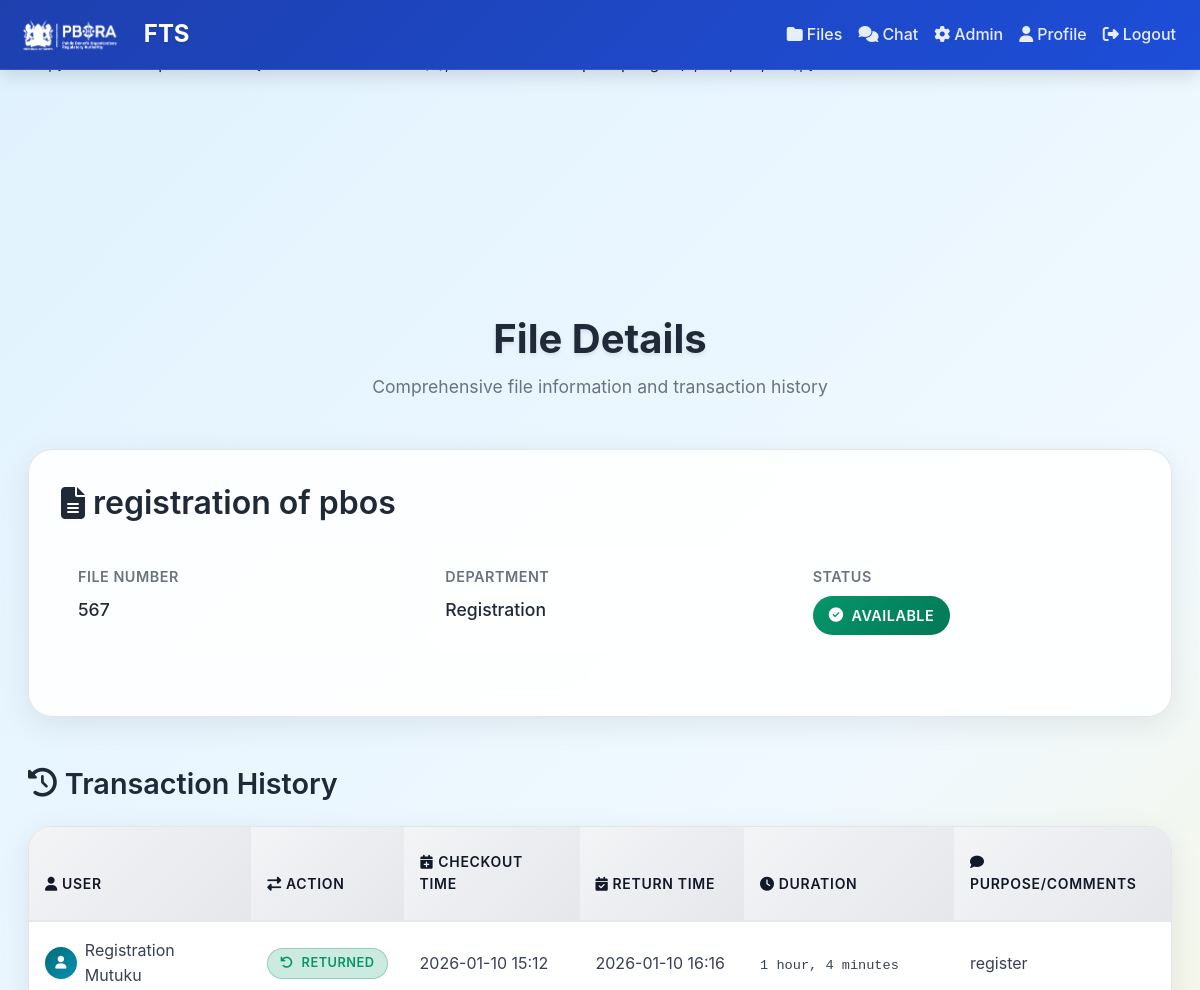
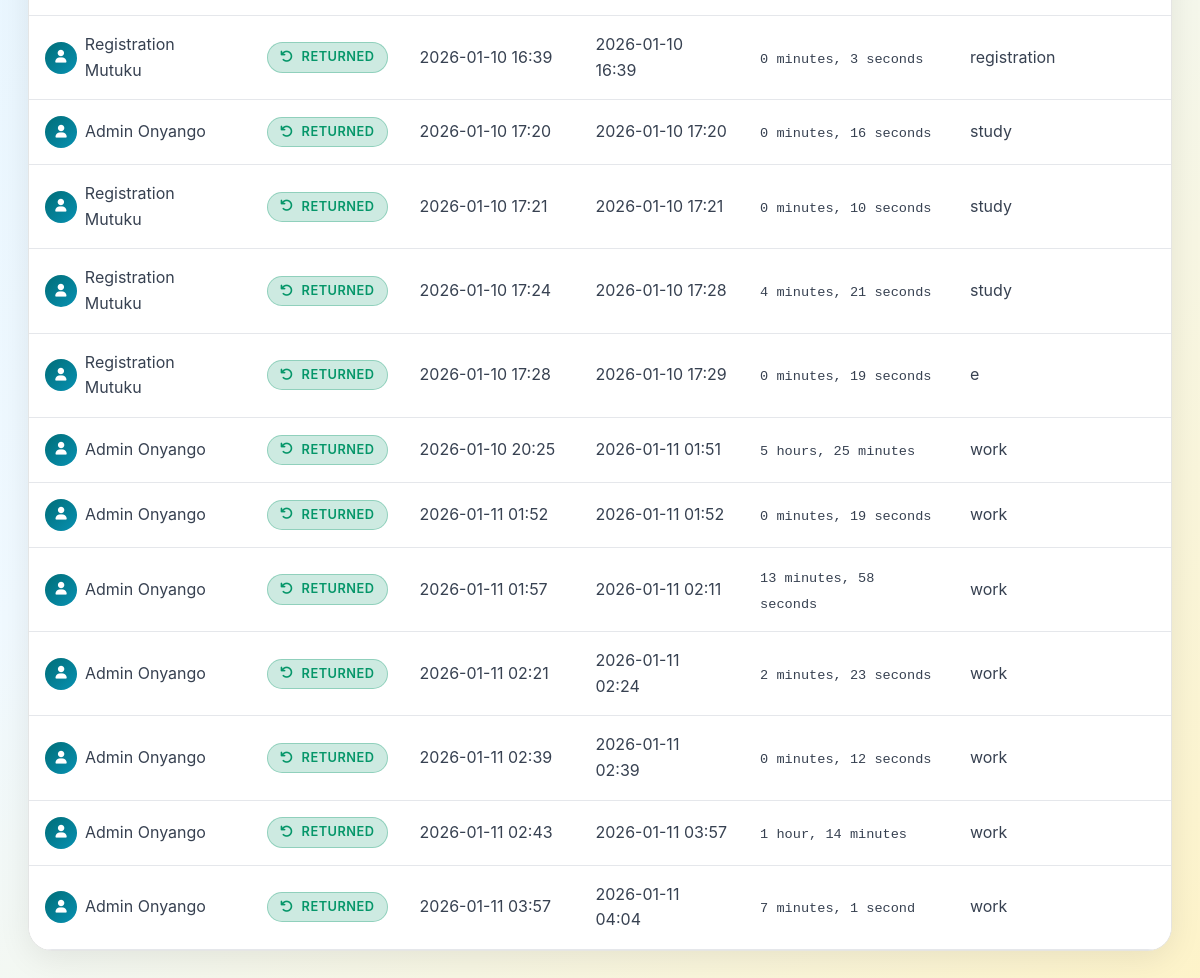
The page /files/files/1 (signed in) on the database as committed earlier (2 pictures, top to bottom).
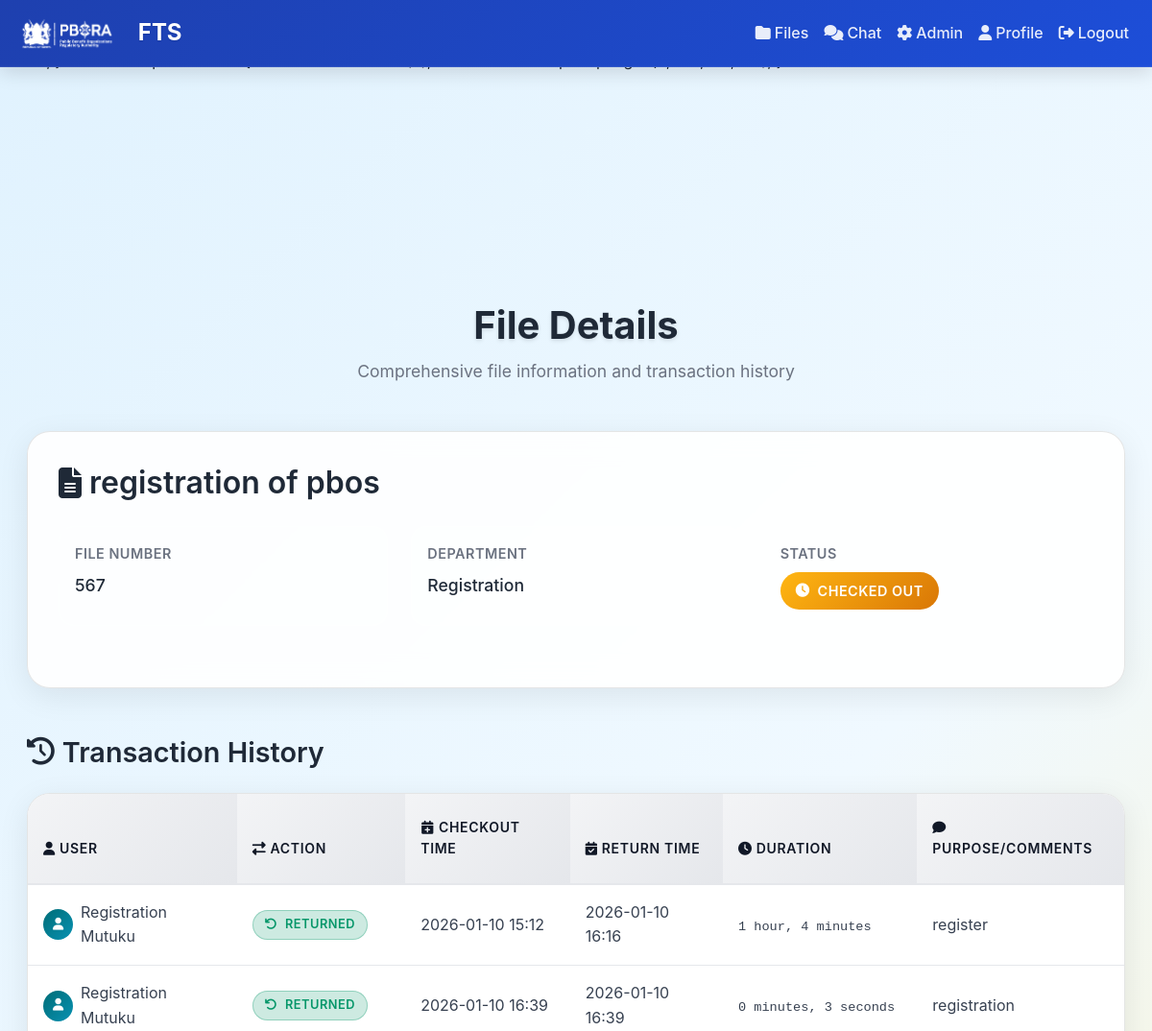
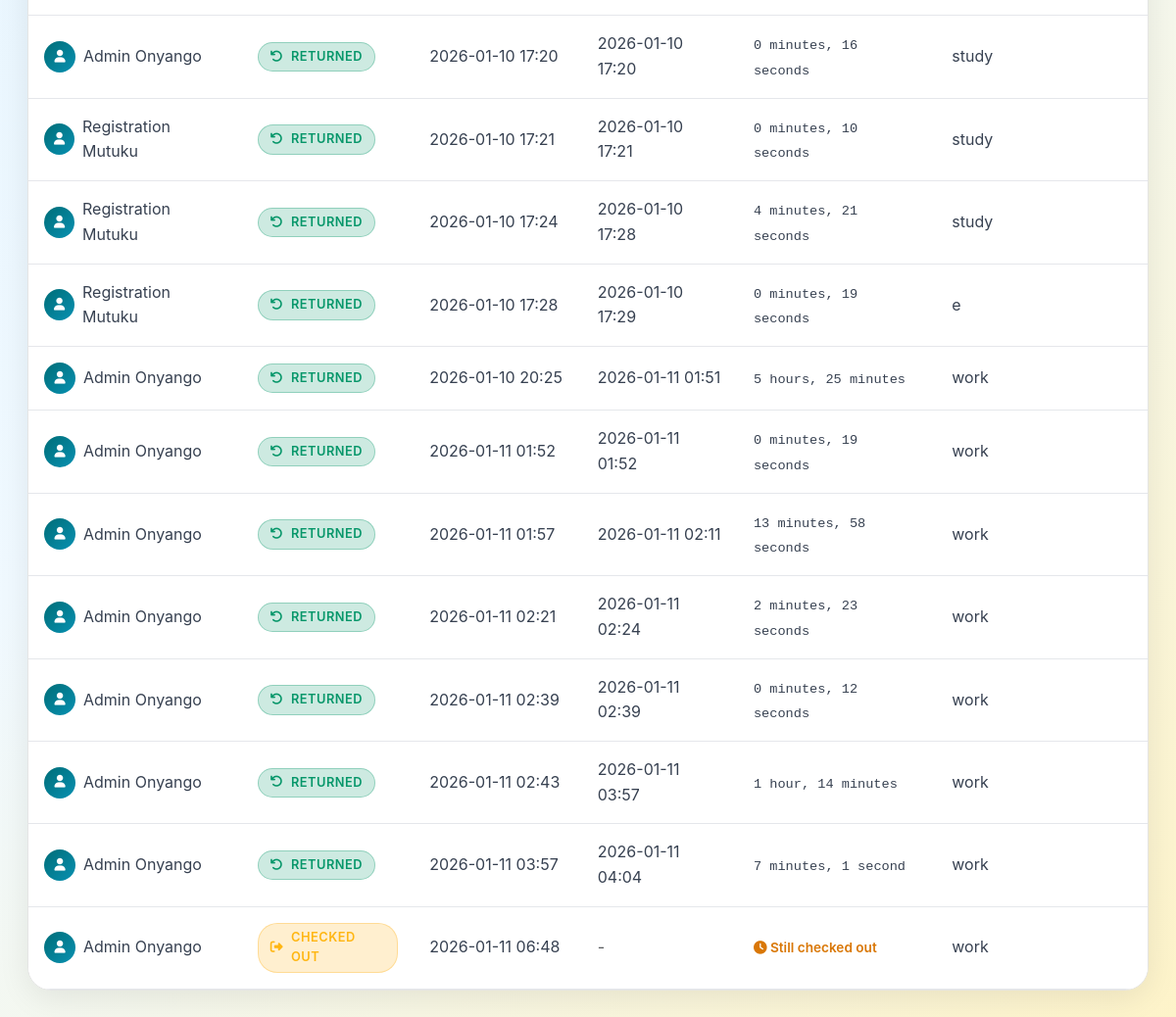
The same page on the database as committed later (2 pictures, top to bottom).
### app/models.py (models this page shows, shortened)
class FileRecord(db.Model):
    __tablename__ = "files"
    id = db.Column(db.Integer, primary_key=True)
    file_number = db.Column(db.String(100), unique=True, nullable=False)
    title = db.Column(db.String(200), nullable=True)
    department = db.Column(db.String(120), nullable=True)
    is_issued = db.Column(db.Boolean, default=False)
    transactions = db.relationship("FileTransaction", backref="file", lazy=True)

class FileTransaction(db.Model):
    __tablename__ = "file_transactions"
    id = db.Column(db.Integer, primary_key=True)
    file_id = db.Column(db.Integer, db.ForeignKey("files.id"), nullable=False)
    user_id = db.Column(db.Integer, db.ForeignKey("users.id"), nullable=False)
    checkout_time = db.Column(db.DateTime, default=datetime.utcnow,  nullable=False)
    return_time = db.Column(db.DateTime, nullable=True)
    issued_by_admin_id = db.Column(db.Integer, db.ForeignKey("users.id"))
    returned_to_admin_id = db.Column(db.Integer, db.ForeignKey("users.id"))
    purpose = db.Column(db.String(250))
    comments = db.Column(db.String(250))
    checkout_signature = db.Column(db.Text)  # Base64 encoded signature image
    return_signature = db.Column(db.Text)    # Base64 encoded signature image
    condition = db.Column(db.String(50), default="good")
    issued_by = db.relationship("User", foreign_keys=[issued_by_admin_id])
    returned_to = db.relationship("User", foreign_keys=[returned_to_admin_id])

class User(db.Model, UserMixin):
    __tablename__ = "users"
    id = db.Column(db.Integer, primary_key=True)
    name = db.Column(db.String(120), nullable=False)
    designation = db.Column(db.String(120), nullable=False)
    email = db.Column(db.String(150), unique=True, nullable=False)
    password = db.Column(db.String(200), nullable=False)
    role = db.Column(db.String(20), default="staff", nullable=False)
    transactions = db.relationship("FileTransaction", backref="user", lazy=True, foreign_keys="FileTransaction.user_id")

### app/routes/files.py (the view)
@bp.route("/files/<int:file_id>")
@login_required
def view_file(file_id):
    file = FileRecord.query.get_or_404(file_id)
    return render_template("files/view_file.html", file=file)

### app/templates/files/view_file.html (shortened to what this page needs)
{% extends "base.html" %}
{% block content %}
<div class="container-fluid mt-5">
    <div class="page-header fade-in-up">
        <h1 class="page-title">File Details</h1>
        <p class="page-subtitle">Comprehensive file information and transaction history</p>
    </div>
    <div class="file-details-card fade-in-up">
        <h2 class="file-title">
            <i class="fas fa-file-alt"></i>
            {{ file.title }}
        </h2>
        <div class="file-meta">
            <div class="meta-item">
                <div class="meta-label">File Number</div>
                <div class="meta-value">{{ file.file_number }}</div>
            </div>
            <div class="meta-item">
                <div class="meta-label">Department</div>
                <div class="meta-value">{{ file.department }}</div>
            </div>
            <div class="meta-item">
                <div class="meta-label">Status</div>
                <div class="meta-value">
                    <span class="status-badge {% if file.is_issued %}status-issued{% else %}status-available{% endif %}">
                        <i class="fas fa-{% if file.is_issued %}clock{% else %}check-circle{% endif %}"></i>
                        {% if file.is_issued %}Checked Out{% else %}Available{% endif %}
                    </span>
                </div>
            </div>
        </div>
    </div>
    <div class="history-section fade-in-up">
        <h3 class="history-title">
            <i class="fas fa-history"></i>
            Transaction History
        </h3>
        <div class="transaction-table">
            <div class="table-scroll-wrapper">
                <table class="table table-hover mb-0">
                    <thead class="table-header">
                        <tr>
                            <th><i class="fas fa-user me-1"></i>User</th>
                            <th><i class="fas fa-exchange-alt me-1"></i>Action</th>
                            <th><i class="fas fa-calendar-plus me-1"></i>Checkout Time</th>
                            <th><i class="fas fa-calendar-check me-1"></i>Return Time</th>
                            <th><i class="fas fa-clock me-1"></i>Duration</th>
                            <th><i class="fas fa-comment me-1"></i>Purpose/Comments</th>
                        </tr>
                    </thead>
                    <tbody class="table-body">
                        {% for tx in file.transactions %}
                        <tr>
                            <td>
                                <div class="d-flex align-items-center">
                                    <div class="avatar-circle me-2">
                                        <i class="fas fa-user"></i>
                                    </div>
                                    {{ tx.user.name }}
                                </div>
                            </td>
                            <td>
                                <span class="transaction-type {% if tx.return_time %}type-return{% else %}type-checkout{% endif %}">
                                    <i class="fas fa-{% if tx.return_time %}undo{% else %}sign-out-alt{% endif %}"></i>
                                    {% if tx.return_time %}Returned{% else %}Checked Out{% endif %}
                                </span>
                            </td>
                            <td>{{ tx.checkout_time.strftime('%Y-%m-%d %H:%M') }}</td>
                            <td>
                                {% if tx.return_time %}
                                    {{ tx.return_time.strftime('%Y-%m-%d %H:%M') }}
                                {% else %}
                                    <span class="text-muted">-</span>
                                {% endif %}
                            </td>
                            <td>
                                {% if tx.return_time %}
                                    {% set duration = (tx.return_time - tx.checkout_time).total_seconds() %}
                                    {% set days = (duration // 86400) | int %}
                                    {% set hours = ((duration % 86400) // 3600) | int %}
                                    {% set minutes = ((duration % 3600) // 60) | int %}
                                    {% set seconds = (duration % 60) | int %}
                                    <span class="duration-text">
                                        {% if hours > 0 %}
                                            {{ hours }} hour{{ 's' if hours != 1 else '' }}{% if minutes > 0 or (seconds > 0 and days == 0) %}, {% endif %}
                                        {% endif %}
                                        {% if minutes > 0 or (days == 0 and hours == 0) %}
                                            {{ minutes }} minute{{ 's' if minutes != 1 else '' }}{% if seconds > 0 and days == 0 and hours == 0 %}, {% endif %}
                                        {% endif %}
                                        {% if seconds > 0 and days == 0 and hours == 0 %}
                                            {{ seconds }} second{{ 's' if seconds != 1 else '' }}
                                        {% endif %}
                                    </span>
                                {% else %}
                                    <span class="checked-out-indicator">
                                        <i class="fas fa-clock"></i>
                                        Still checked out
                                    </span>
                                {% endif %}
                            </td>
                            <td>{{ tx.purpose or tx.comments or '-' }}</td>
                        </tr>
                        {% endfor %}
                    </tbody>
                </table>
            </div>
        </div>
    </div>
</div>
{% endblock %}

### app/templates/base.html (shortened to what this page needs)
<!DOCTYPE html>
<html lang="en">
<head>
    <link href="https://cdn.jsdelivr.net/npm/bootstrap@5.3.0/dist/css/bootstrap.min.css" rel="stylesheet">
    <link rel="stylesheet" href="https://cdnjs.cloudflare.com/ajax/libs/font-awesome/6.4.0/css/all.min.css">
    <link rel="stylesheet" href="{{ url_for('static', filename='css/style.css') }}">
</head>
<body>
    <nav class="navbar navbar-expand-lg navbar-dark bg-dark fixed-top">
        <div class="container">
            <a class="navbar-brand d-flex align-items-center" href="{{ url_for('files.dashboard') }}">
                <img src="{{ url_for('static', filename='PBORALOGO.png') }}" alt="PBORA Logo" class="me-2" style="height: 40px; width: auto;">
                <span class="d-none d-sm-inline">FTS</span>
            </a>
            <div class="collapse navbar-collapse" id="navbarNav">
                <ul class="navbar-nav ms-auto">
                    {% if current_user.is_authenticated %}
                    <li class="nav-item">
                        <a class="nav-link" href="{{ url_for('files.dashboard') }}">
                            <i class="fas fa-folder me-1"></i>Files
                        </a>
                    </li>
                    <li class="nav-item">
                        <a class="nav-link" href="{{ url_for('chat.rooms') }}">
                            <i class="fas fa-comments me-1"></i>Chat
                        </a>
                    </li>
                    {% if current_user.is_admin %}
                    <li class="nav-item">
                        <a class="nav-link" href="{{ url_for('admin.dashboard') }}">
                            <i class="fas fa-cog me-1"></i>Admin
                        </a>
                    </li>
                    {% endif %}
                    <li class="nav-item">
                        <a class="nav-link" href="{{ url_for('auth.profile') }}">
                            <i class="fas fa-user me-1"></i>Profile
                        </a>
                    </li>
                    <li class="nav-item">
                        <a class="nav-link" href="{{ url_for('auth.logout') }}">
                            <i class="fas fa-sign-out-alt me-1"></i>Logout
                        </a>
                    </li>
                    {% else %}
                    <li class="nav-item">
                        <a class="nav-link" href="{{ url_for('auth.login') }}">
                            <i class="fas fa-sign-in-alt me-1"></i>Login
                        </a>
                    </li>
                    {% endif %}
                </ul>
            </div>
        </div>
    </nav>
    <main class="container mt-5" style="padding-top: 5rem;">
        {% block content %}{% endblock %}
    </main>
</body>
</html>

### app/static/css/style.css (style rules this page uses)
:root { --primary-color: #1e40af; --primary-hover: #1d4ed8; --primary-light: #dbeafe; --secondary-color: #059669; --secondary-hover: #047857; --accent-color: #d97706; --accent-hover: #b45309; --text-primary: #111827; --text-secondary: #374151; --text-muted: #6b7280; --bg-primary: #ffffff; --bg-secondary: #f9fafb; --bg-tertiary: #f3f4f6; --border-color: #e5e7eb; --border-hover: #d1d5db; --success-color: #059669; --success-bg: #ecfdf5; --error-color: #dc2626; --error-bg: #fef2f2; --warning-color: #d97706; --warning-bg: #fffbeb; --info-color: #0891b2; --info-bg: #ecfeff; --shadow-sm: 0 1px 2px 0 rgba(0, 0, 0, 0.05); --shadow-md: 0 4px 6px -1px rgba(0, 0, 0, 0.1), 0 2px 4px -1px rgba(0, 0, 0, 0.06); --shadow-lg: 0 10px 15px -3px rgba(0, 0, 0, 0.1), 0 4px 6px -2px rgba(0, 0, 0, 0.05); --shadow-xl: 0 20px 25px -5px rgba(0, 0, 0, 0.1), 0 10px 10px -5px rgba(0, 0, 0, 0.04); --font-size-xs: 0.75rem; --font-size-sm: 0.875rem; --font-size-base: 1rem; --font-size-lg: 1.125rem; --font-size-xl: 1.25rem; --font-size-2xl: 1.5rem; --font-size-3xl: 1.875rem; --font-size-4xl: 2.25rem; --spacing-xs: 0.25rem; --spacing-sm: 0.5rem; --spacing-md: 1rem; --spacing-lg: 1.5rem; --spacing-xl: 2rem; --spacing-2xl: 3rem; --radius-sm: 0.25rem; --radius-md: 0.375rem; --radius-lg: 0.5rem; --radius-xl: 0.75rem; --radius-2xl: 1rem; --transition-fast: 0.15s ease-in-out; --transition-normal: 0.3s ease-in-out; --transition-slow: 0.5s ease-in-out; }
body { font-family: 'Inter', -apple-system, BlinkMacSystemFont, 'Segoe UI', Roboto, 'Helvetica Neue', Arial, sans-serif; font-size: var(--font-size-base); line-height: 1.6; color: var(--text-primary); background-color: var(--bg-secondary); -webkit-font-smoothing: antialiased; -moz-osx-font-smoothing: grayscale; }
h1, h2, h3, h4, h5, h6 { font-weight: 600; line-height: 1.3; margin-bottom: var(--spacing-md); color: var(--text-primary); }
h1 { font-size: var(--font-size-3xl); }
h2 { font-size: var(--font-size-2xl); }
h3 { font-size: var(--font-size-xl); }
p { margin-bottom: var(--spacing-md); color: var(--text-secondary); }
.navbar { background: linear-gradient(135deg, var(--primary-color) 0%, var(--primary-hover) 100%) !important; box-shadow: var(--shadow-lg); backdrop-filter: blur(10px); -webkit-backdrop-filter: blur(10px); border-bottom: 1px solid rgba(255, 255, 255, 0.1); }
.navbar-brand { font-weight: 700; font-size: var(--font-size-xl); color: white !important; text-shadow: 0 1px 2px rgba(0, 0, 0, 0.1); }
.navbar-brand img { max-height: 40px; width: auto; filter: brightness(0) invert(1); }
.navbar-nav .nav-link { font-weight: 500; font-size: var(--font-size-base); color: rgba(255, 255, 255, 0.9) !important; padding: var(--spacing-md) var(--spacing-lg); border-radius: var(--radius-md); transition: all var(--transition-fast); position: relative; }
.table { background: var(--bg-primary); border-radius: var(--radius-lg); overflow: hidden; box-shadow: var(--shadow-sm); }
.table thead th { background: linear-gradient(135deg, var(--bg-tertiary) 0%, var(--border-color) 100%); border-bottom: 2px solid var(--border-color); font-weight: 600; color: var(--text-primary); padding: var(--spacing-lg) var(--spacing-md); text-transform: uppercase; font-size: var(--font-size-sm); letter-spacing: 0.05em; }
.table tbody td { padding: var(--spacing-md); border-bottom: 1px solid var(--border-color); color: var(--text-secondary); vertical-align: middle; }

Rows that differ between the two databases and show on the page:
changed FileRecord "registration of pbos": is_issued False → True (drawn)
added FileTransaction: user.name "Admin Onyango", shows "CHECKED OUT", checkout_time "2026-01-11 06:48", shows "Still checked out", purpose "work"
Other text that changed with them:
text no longer shown: "AVAILABLE"
text now shown: "CHECKED OUT"
